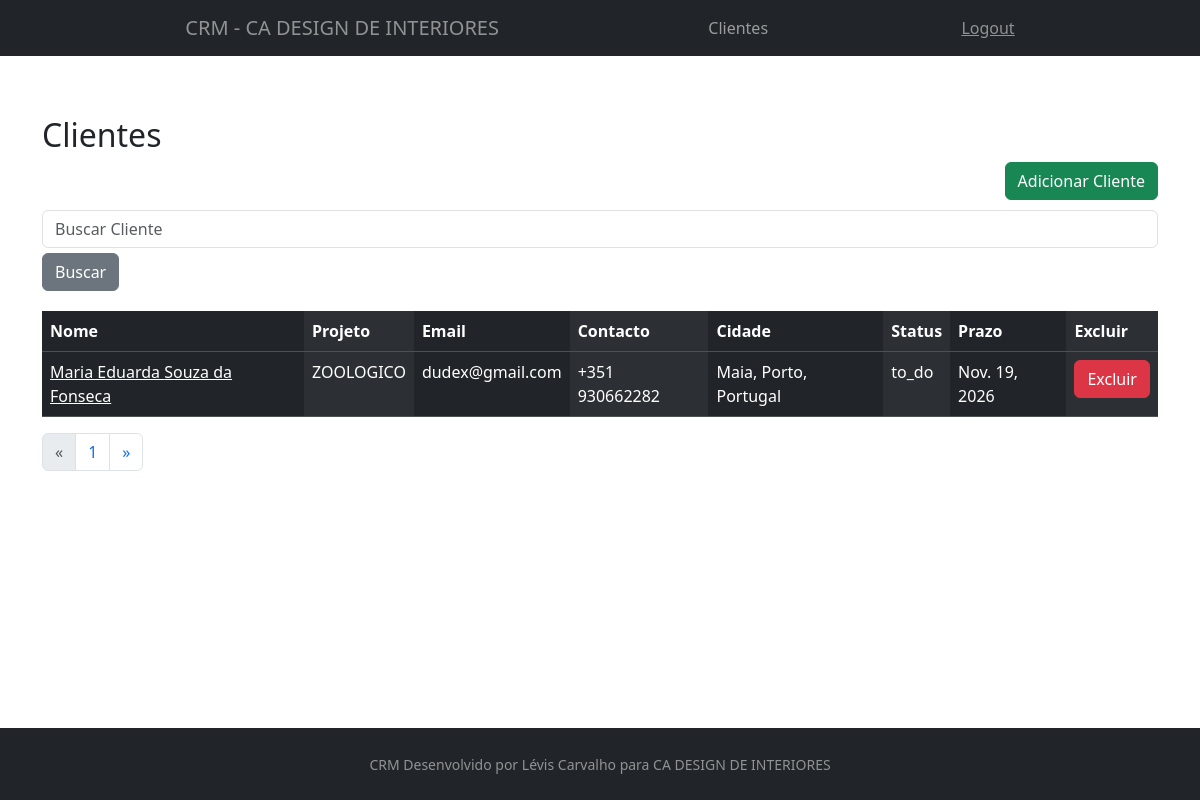
/customer/list/, run on the app's committed database.
### customer/models.py (models this page shows, shortened)
class Customer(models.Model):
    class Status(models.TextChoices):
        TO_DO = "to_do", "To Do"
        DOING = "doing", "Doing"
        DONE = "done", "Done"
    first_name = models.CharField(max_length=35)
    last_name = models.CharField(max_length=35)
    email = models.EmailField()
    birth_date = models.DateField()
    area_code = models.CharField(max_length=4)
    phone_number = models.CharField(max_length=9)
    country = models.CharField(max_length=50)
    state = models.CharField(max_length=50)
    city = models.CharField(max_length=50)
    street = models.CharField(max_length=100)
    street_number = models.CharField(max_length=10)
    neighborhood = models.CharField(max_length=50)
    zip_code = models.CharField(max_length=10)
    project_name = models.CharField(max_length=100)
    project_description = models.TextField()
    project_status = models.CharField(
        max_length=50, choices=Status.choices, default=Status.TO_DO
    )
    project_start_date = models.DateField()
    project_end_date = models.DateField()
    project_budget = models.DecimalField(max_digits=10, decimal_places=2)
    created_date = models.DateTimeField(auto_now_add=True)
    updated_date = models.DateTimeField(auto_now=True)
    active = models.BooleanField(default=True)
    def get_absolute_url(self):
        return reverse("customer:customer-update", kwargs={"id": self.id})
    def get_delete_url(self):
        return reverse("customer:customer-delete", kwargs={"id": self.id})
    class Meta:
        db_table = "customer"

### customer/views.py (the view)
# urls.py: path("list/", CustomerListView.as_view(), name="customer-list"),
class CustomerListView(ListView):
    template_name = "customer/customer_list.html"
    paginate_by = 5
    model = Customer
    def get_queryset(self):
        name = self.request.GET.get("name")
        if name:
            object_list = self.model.objects.filter(
                Q(first_name__icontains = name) | Q(last_name__icontains = name) | Q(project_name__icontains = name) )
        else:
            object_list = self.model.objects.all()
        return object_list

### customer/templates/customer/customer_list.html
{% extends "model-page.html" %}
{% block content %}
    <h2>Clientes</h2>
    <a href="{% url "customer:customer-create" %}">
        <button type="button" class="btn btn-success" style="float: right; margin-bottom: 10px">Adicionar Cliente</button>
    </a>
    <form>
        <div class="form.group">
            <input class="form-control" type="text" placeholder="Buscar Cliente" style="margin-bottom: 5px" name="name">
            <button type="submit" class="btn btn-secondary" style="margin-bottom: 20px"> Buscar </button>
        </div>
    </form>
    <table class="table table-dark table-striped-columns">
        <thead>
            <tr>
                <th>Nome</th>
                <th>Projeto</th>
                <th>Email</th>
                <th>Contacto</th>
                <th>Cidade</th>
                <th>Status</th>
                <th>Prazo</th>
                <th>Excluir</th>
            </tr>
        </thead>
        <tbody>
            {% for customer in customer_list %}
                <tr>
                    <td><a href="{{ customer.get_absolute_url }}" class="text-reset text-decoration-underline">{{ customer.first_name }} {{ customer.last_name }}</a></td>
                    <td>{{ customer.project_name }}</td>
                    <td>{{ customer.email }}</td>
                    <td>{{ customer.area_code }}  {{ customer.phone_number }}</td>
                    <td>{{ customer.city }}, {{ customer.state }}, {{ customer.country }}</td>
                    <td>{{ customer.project_status }}</td>
                    <td>{{ customer.project_end_date }}</td>
                    <form method="post" action="{{customer.get_delete_url}}"> {% csrf_token %}
                        <td><button type="submit" class="btn btn-danger">Excluir</button> </td>
                    </form>
                </tr>
            {% endfor %}
        </tbody>
    </table>
        <ul class="pagination">
            {%if page_obj.has_previous %}
                <li class="page-item">
                    <a class="page-link" href="#" aria-label="Previous" href="?page={{ page_obj.previous_page_number }}>
                        <span aria-hidden="true">&laquo;</span>
                    </a>
                </li>
            {% else %}
            <li class="page-item disabled">
                <a class="page-link" href="#" aria-label="Previous" href="#">
                    <span aria-hidden="true">&laquo;</span>
                </a>
            </li>
            {% endif %}
            {% for object in page_obj.paginator.page_range %}
                <li class="page-item"><a class="page-link" href="?page=1">{{ forloop.counter }}</a></li>
            {% endfor %}
            <li class="page-item">
                <a class="page-link" href="#" aria-label="Next">
                    <span aria-hidden="true">&raquo;</span>
                </a>
            </li>
        </ul>
{% endblock %}

### core/templates/model-page.html (style rules this page uses)
html, body { height: 100%; }

### data on the page
Customer: first_name "Maria Eduarda", last_name "Souza da Fonseca", project_name "ZOOLOGICO", email "dudex@gmail.com", area_code "+351", phone_number "930662282", city "Maia", state "Porto", country "Portugal", project_status "to_do", project_end_date "Nov. 19, 2026"
